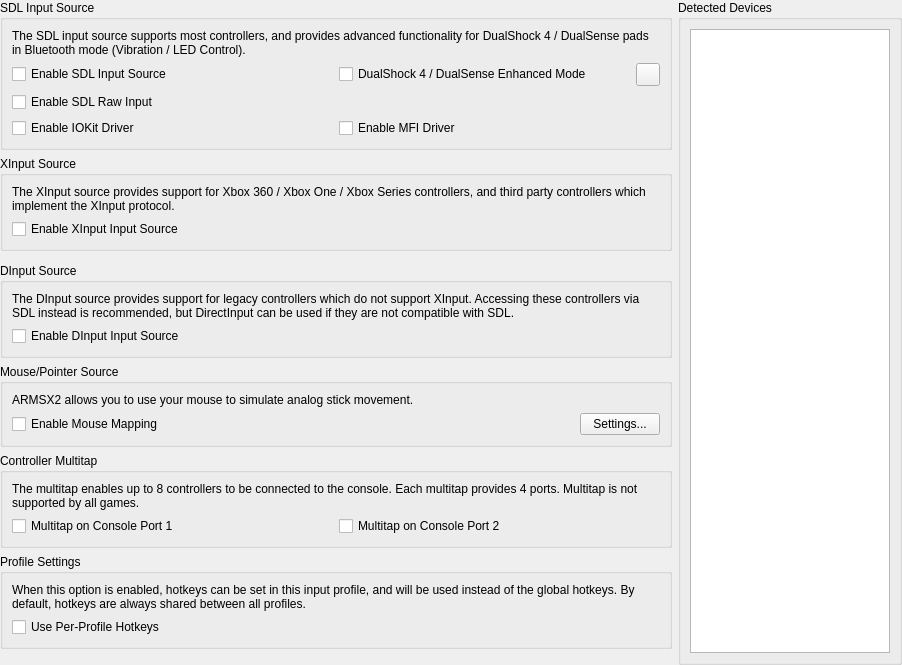
<?xml version="1.0" encoding="UTF-8"?>
<ui version="4.0">
 <class>ControllerGlobalSettingsWidget</class>
 <widget class="QWidget" name="ControllerGlobalSettingsWidget">
  <property name="geometry">
   <rect>
    <x>0</x>
    <y>0</y>
    <width>902</width>
    <height>665</height>
   </rect>
  </property>
  <layout class="QGridLayout" name="mainLayout" columnstretch="1,0">
   <property name="leftMargin">
    <number>0</number>
   </property>
   <property name="topMargin">
    <number>0</number>
   </property>
   <property name="rightMargin">
    <number>0</number>
   </property>
   <property name="bottomMargin">
    <number>0</number>
   </property>
   <item row="7" column="0">
    <spacer name="verticalSpacer">
     <property name="orientation">
      <enum>Qt::Orientation::Vertical</enum>
     </property>
     <property name="sizeHint" stdset="0">
      <size>
       <width>20</width>
       <height>0</height>
      </size>
     </property>
    </spacer>
   </item>
   <item row="5" column="0">
    <widget class="QGroupBox" name="multitapGroup">
     <property name="title">
      <string>Controller Multitap</string>
     </property>
     <layout class="QGridLayout" name="gridLayout_4">
      <item row="1" column="0">
       <widget class="QCheckBox" name="multitapPort1">
        <property name="text">
         <string>Multitap on Console Port 1</string>
        </property>
       </widget>
      </item>
      <item row="1" column="1">
       <widget class="QCheckBox" name="multitapPort2">
        <property name="text">
         <string>Multitap on Console Port 2</string>
        </property>
       </widget>
      </item>
      <item row="0" column="0" colspan="2">
       <widget class="QLabel" name="label">
        <property name="text">
         <string>The multitap enables up to 8 controllers to be connected to the console. Each multitap provides 4 ports. Multitap is not supported by all games.</string>
        </property>
        <property name="wordWrap">
         <bool>true</bool>
        </property>
        <property name="textInteractionFlags">
         <set>Qt::TextBrowserInteraction</set>
        </property>
       </widget>
      </item>
     </layout>
    </widget>
   </item>
   <item row="3" column="0">
    <widget class="QGroupBox" name="dinputGroup">
     <property name="title">
      <string>DInput Source</string>
     </property>
     <layout class="QGridLayout" name="gridLayout_6">
      <item row="2" column="0">
       <widget class="QCheckBox" name="enableDInputSource">
        <property name="text">
         <string>Enable DInput Input Source</string>
        </property>
       </widget>
      </item>
      <item row="1" column="0" colspan="2">
       <widget class="QLabel" name="label_9">
        <property name="text">
         <string>The DInput source provides support for legacy controllers which do not support XInput. Accessing these controllers via SDL instead is recommended, but DirectInput can be used if they are not compatible with SDL.</string>
        </property>
        <property name="wordWrap">
         <bool>true</bool>
        </property>
        <property name="textInteractionFlags">
         <set>Qt::TextBrowserInteraction</set>
        </property>
       </widget>
      </item>
     </layout>
    </widget>
   </item>
   <item row="6" column="0">
    <widget class="QGroupBox" name="profileSettings">
     <property name="title">
      <string>Profile Settings</string>
     </property>
     <layout class="QGridLayout" name="gridLayout_5">
      <item row="0" column="0">
       <widget class="QLabel" name="label_4">
        <property name="text">
         <string>When this option is enabled, hotkeys can be set in this input profile, and will be used instead of the global hotkeys. By default, hotkeys are always shared between all profiles.</string>
        </property>
        <property name="wordWrap">
         <bool>true</bool>
        </property>
        <property name="textInteractionFlags">
         <set>Qt::TextBrowserInteraction</set>
        </property>
       </widget>
      </item>
      <item row="1" column="0">
       <widget class="QCheckBox" name="useProfileHotkeyBindings">
        <property name="text">
         <string>Use Per-Profile Hotkeys</string>
        </property>
       </widget>
      </item>
     </layout>
    </widget>
   </item>
   <item row="0" column="0">
    <widget class="QGroupBox" name="sdlGroup">
     <property name="title">
      <string>SDL Input Source</string>
     </property>
     <layout class="QGridLayout" name="sdlGridLayout">
      <item row="1" column="0">
       <widget class="QCheckBox" name="enableSDLSource">
        <property name="text">
         <string>Enable SDL Input Source</string>
        </property>
       </widget>
      </item>
      <item row="0" column="0" colspan="2">
       <widget class="QLabel" name="label_2">
        <property name="text">
         <string>The SDL input source supports most controllers, and provides advanced functionality for DualShock 4 / DualSense pads in Bluetooth mode (Vibration / LED Control).</string>
        </property>
        <property name="wordWrap">
         <bool>true</bool>
        </property>
        <property name="textInteractionFlags">
         <set>Qt::TextBrowserInteraction</set>
        </property>
       </widget>
      </item>
      <item row="1" column="1">
       <layout class="QHBoxLayout" name="horizontalLayout_4">
        <item>
         <widget class="QCheckBox" name="enableSDLEnhancedMode">
          <property name="text">
           <string>DualShock 4 / DualSense Enhanced Mode</string>
          </property>
         </widget>
        </item>
        <item>
         <widget class="QToolButton" name="ledSettings">
          <property name="toolTip">
           <string>Controller LED Settings</string>
          </property>
          <property name="icon">
           <iconset theme="lightbulb-line"/>
          </property>
         </widget>
        </item>
       </layout>
      </item>
      <item row="2" column="0">
       <widget class="QCheckBox" name="enableSDLRawInput">
        <property name="text">
         <string>Enable SDL Raw Input</string>
        </property>
       </widget>
      </item>
      <item row="3" column="0">
       <widget class="QCheckBox" name="enableSDLIOKitDriver">
        <property name="text">
         <string>Enable IOKit Driver</string>
        </property>
       </widget>
      </item>
      <item row="3" column="1">
       <widget class="QCheckBox" name="enableSDLMFIDriver">
        <property name="text">
         <string>Enable MFI Driver</string>
        </property>
       </widget>
      </item>
     </layout>
    </widget>
   </item>
   <item row="4" column="0">
    <widget class="QGroupBox" name="mouseGroup">
     <property name="title">
      <string>Mouse/Pointer Source</string>
     </property>
     <layout class="QFormLayout" name="formLayout">
      <item row="0" column="0" colspan="2">
       <widget class="QLabel" name="label_7">
        <property name="text">
         <string>ARMSX2 allows you to use your mouse to simulate analog stick movement.</string>
        </property>
        <property name="textInteractionFlags">
         <set>Qt::TextBrowserInteraction</set>
        </property>
        <property name="wordWrap">
         <bool>true</bool>
        </property>
        <property name="textInteractionFlags">
         <set>Qt::TextBrowserInteraction</set>
        </property>
       </widget>
      </item>
      <item row="1" column="0" colspan="2">
       <layout class="QHBoxLayout" name="horizontalLayout_3" stretch="1,0">
        <item>
         <widget class="QCheckBox" name="enableMouseMapping">
          <property name="text">
           <string>Enable Mouse Mapping</string>
          </property>
         </widget>
        </item>
        <item>
         <widget class="QPushButton" name="mouseSettings">
          <property name="toolTip">
           <string>Controller LED Settings</string>
          </property>
          <property name="text">
           <string>Settings...</string>
          </property>
         </widget>
        </item>
       </layout>
      </item>
     </layout>
    </widget>
   </item>
   <item row="1" column="0">
    <widget class="QGroupBox" name="xinputGroup">
     <property name="title">
      <string>XInput Source</string>
     </property>
     <layout class="QGridLayout" name="gridLayout_3">
      <item row="0" column="0">
       <widget class="QLabel" name="label_3">
        <property name="text">
         <string>The XInput source provides support for Xbox 360 / Xbox One / Xbox Series controllers, and third party controllers which implement the XInput protocol.</string>
        </property>
        <property name="textInteractionFlags">
         <set>Qt::TextBrowserInteraction</set>
        </property>
        <property name="wordWrap">
         <bool>true</bool>
        </property>
       </widget>
      </item>
      <item row="1" column="0">
       <widget class="QCheckBox" name="enableXInputSource">
        <property name="text">
         <string>Enable XInput Input Source</string>
        </property>
       </widget>
      </item>
     </layout>
    </widget>
   </item>
   <item row="0" column="1" rowspan="8">
    <widget class="QGroupBox" name="groupBox_3">
     <property name="title">
      <string>Detected Devices</string>
     </property>
     <layout class="QGridLayout" name="gridLayout">
      <item row="0" column="0" colspan="2">
       <widget class="QListWidget" name="deviceList">
        <property name="minimumSize">
         <size>
          <width>200</width>
          <height>0</height>
         </size>
        </property>
        <property name="maximumSize">
         <size>
          <width>200</width>
          <height>16777215</height>
         </size>
        </property>
       </widget>
      </item>
     </layout>
    </widget>
   </item>
  </layout>
 </widget>
 <tabstops>
  <tabstop>enableSDLSource</tabstop>
  <tabstop>enableSDLEnhancedMode</tabstop>
  <tabstop>ledSettings</tabstop>
  <tabstop>enableSDLRawInput</tabstop>
  <tabstop>enableSDLIOKitDriver</tabstop>
  <tabstop>enableSDLMFIDriver</tabstop>
  <tabstop>enableXInputSource</tabstop>
  <tabstop>enableDInputSource</tabstop>
  <tabstop>enableMouseMapping</tabstop>
  <tabstop>mouseSettings</tabstop>
  <tabstop>multitapPort1</tabstop>
  <tabstop>multitapPort2</tabstop>
  <tabstop>useProfileHotkeyBindings</tabstop>
  <tabstop>deviceList</tabstop>
 </tabstops>
 <resources/>
 <connections/>
</ui>
